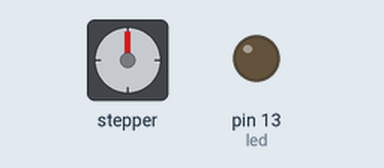
Recording of a sketch running on a simulated Arduino Uno, built with avr-gcc and run on an emulated ATmega328P. Shown: stepper motor, output pins drawn as LEDs (lit = HIGH). Wiring (inferred from the names in the program): stepper motor driver (200 steps per turn assumed): step pin 3; direction pin 4; enable pin 7. Pins used as bus, display or sensor lines are not drawn.

Above: at 0.15 s.
At 10.08 s:
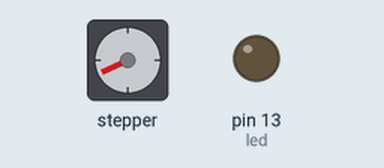
At 19.71 s:
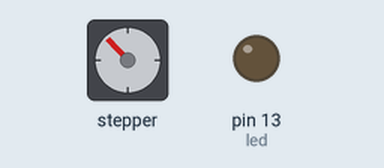
At 39.58 s:
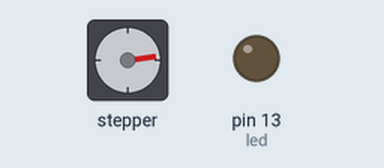
Timing chart, 0 to 40.0 s (numbered marks = the images above):
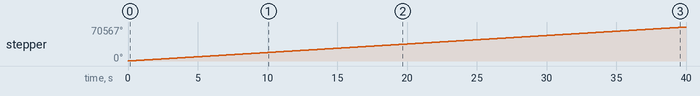

The sketch:

stepperPrac.ino
```cpp
int enablePin = 7;
int directionPin = 4;
int pulsePin = 3;
int led = 13;
void setup() {
  pinMode(enablePin,OUTPUT);
  pinMode(directionPin,OUTPUT);
  pinMode(pulsePin,OUTPUT);
  pinMode(led, OUTPUT);
  digitalWrite(enablePin,LOW);
}

void loop() {
  digitalWrite(directionPin,HIGH);
  for(int i=0;i<100;i++)
  {
    digitalWrite(pulsePin,HIGH);
//    delayMicroseconds(10);
    digitalWrite(pulsePin,LOW);
//    delayMicroseconds(10);
    digitalWrite(led, HIGH);
//    delay(60);
    digitalWrite(led, LOW);
    delay(1);
  }
//  delay(1000);
}
```

Measured:
- by itself, stepper: keeps turning clockwise at about 1764°/s
